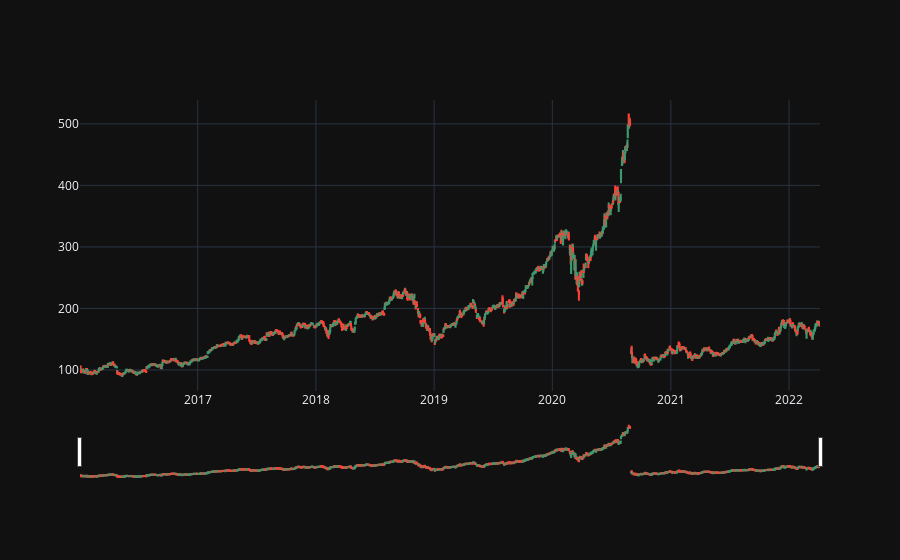

Notebook code cell kept with this figure:
### Code cell
import plotly.graph_objects as go
df= daily[daily['Ticker']=='AAPL']
df = df.set_index('TradeDate')
fig = go.Figure(go.Candlestick(x=df.index,
  open=df['Open'],
  high=df['High'],
  low=df['Low'],
  close=df['Close']))
fig.show()

### Figure 1 — Plotly figure (JSON) as saved in the notebook; plotly's stock layout.template omitted (floating-point values rounded to 4 significant figures; data arrays with more than 128 entries replaced by an {"elided": "..."} marker saying what was removed)
{"data": [{"close": {"elided": "1577 float values"}, "high": {"elided": "1577 float values"}, "low": {"elided": "1577 float values"}, "open": {"elided": "1577 float values"}, "type": "candlestick", "x": {"elided": "1577 str values"}}], "layout": {}}
